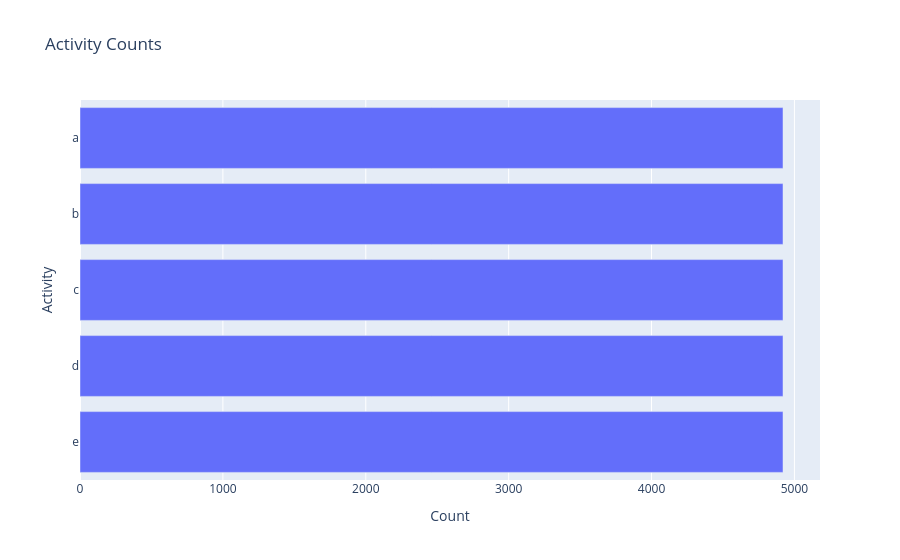

Notebook source saved alongside this figure:
### Code cell
activity_plot = kairo.plot_activity_counts(stats)
activity_plot.show()

### Figure 1 — Plotly figure (JSON) as saved in the notebook; plotly's stock layout.template omitted (floating-point values rounded to 4 significant figures)
{"data": [{"hovertemplate": "Count=%{x}<br>Activity=%{y}<extra></extra>", "legendgroup": "", "marker": {"color": "#636efa", "pattern": {"shape": ""}}, "name": "", "orientation": "h", "showlegend": false, "textposition": "auto", "type": "bar", "x": [4920, 4920, 4920, 4920, 4920], "xaxis": "x", "y": ["a", "b", "c", "d", "e"], "yaxis": "y"}], "layout": {"barmode": "relative", "legend": {"tracegroupgap": 0}, "title": {"text": "Activity Counts"}, "xaxis": {"anchor": "y", "domain": [0, 1], "title": {"text": "Count"}}, "yaxis": {"anchor": "x", "autorange": "reversed", "domain": [0, 1], "title": {"text": "Activity"}}}}
